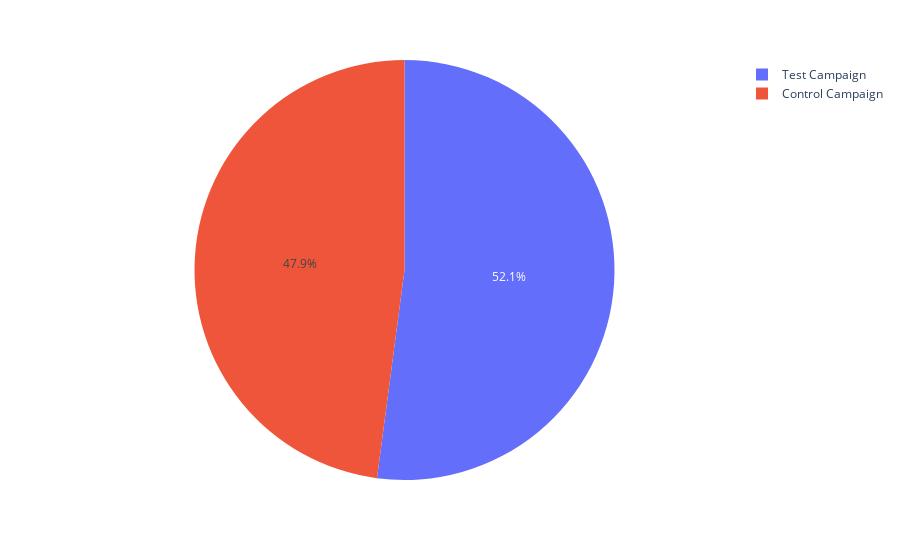

Notebook source saved alongside this figure:
### Code cell
px.pie(data_frame=control_test, names="Campaign Name", values="# of Searches")

### Figure 1 — Plotly figure (JSON) as saved in the notebook; plotly's stock layout.template omitted (floating-point values rounded to 4 significant figures)
{"data": [{"domain": {"x": [0, 1], "y": [0, 1]}, "hovertemplate": "Campaign Name=%{label}<br># of Searches=%{value}<extra></extra>", "labels": ["Control Campaign", "Control Campaign", "Control Campaign", "Control Campaign", "Control Campaign", "Control Campaign", "Control Campaign", "Control Campaign", "Control Campaign", "Control Campaign", "Control Campaign", "Control Campaign", "Control Campaign", "Control Campaign", "Control Campaign", "Control Campaign", "Control Campaign", "Control Campaign", "Control Campaign", "Control Campaign", "Control Campaign", "Control Campaign", "Control Campaign", "Control Campaign", "Control Campaign", "Control Campaign", "Control Campaign", "Control Campaign", "Control Campaign", "Control Campaign", "Test Campaign", "Test Campaign", "Test Campaign", "Test Campaign", "Test Campaign", "Test Campaign", "Test Campaign", "Test Campaign", "Test Campaign", "Test Campaign", "Test Campaign", "Test Campaign", "Test Campaign", "Test Campaign", "Test Campaign", "Test Campaign", "Test Campaign", "Test Campaign", "Test Campaign", "Test Campaign", "Test Campaign", "Test Campaign", "Test Campaign", "Test Campaign", "Test Campaign", "Test Campaign", "Test Campaign", "Test Campaign", "Test Campaign", "Test Campaign"], "legendgroup": "", "name": "", "showlegend": true, "type": "pie", "values": [2290, 2033, 1737, 1042, 2322.0, 1709, 1388, 3047, 2487, 2475, 2941, 1397, 2390, 1209, 1179, 2427, 1756, 2447, 2483, 1001, 2711, 3102, 2896, 1274, 2423, 2847, 3549, 1672, 4891, 1615, 1946, 2359, 2572, 2216, 2106, 1854, 2733, 2867, 2899, 2312, 2893, 2081, 2213, 1979, 2537, 2661, 1995, 2824, 2924, 2061, 1995, 1983, 2592, 2687, 2937, 2037, 2976, 2432, 1920, 2978]}], "layout": {"legend": {"tracegroupgap": 0}, "margin": {"t": 60}}}
